Frame 1 (no input): blank canvas, image omitted
Frame 60 (no input): blank canvas, image omitted
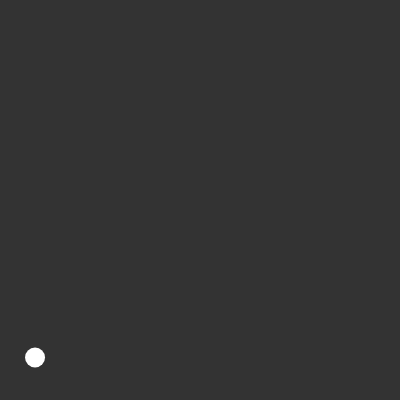
Frame 120 (the mouse pressed at the canvas centre since frame 60)

The p5.js sketch whose frames 1 and 60 were blank and that drew this single picture after the mouse press (run headless with seeded random() and noise() and a simulated clock; from frame 60 on, the mouse is pressed at the canvas centre):

// p5.js sketch
// ── sketch.js
function Circle(x,y){
	this.x = x;
	this.y = y;
	var value = random(1);
	if(value < 0.5){
	    this.xSpeed = random(2,4);
	    this.ySpeed = random(-3,-4);
	}
	else{
		this.xSpeed = random(-2,-4);
		this.ySpeed = random(3,4);
	}
	
	this.radius = 10;
	
  this.show = function(){
  	fill(255);
  	noStroke();
  	ellipse(this.x, this.y, 20, 20);
  }
  
  this.update = function(){
  	this.x += this.xSpeed;
  	this.y += this.ySpeed;
  	
  	
  	if(this.x > width - this.radius || this.x < 0 + this.radius){
  		this.xSpeed = -this.xSpeed;
  	}
  	
  	if(this.y > width - this.radius || this.y < 0 + this.radius){
  		this.ySpeed = -this.ySpeed;
  	}
  }
  
  this.collision = function(bubble){
  	var d = dist(this.x, this.y, bubble.x , bubble.y);
  	if(d < this.radius + bubble.radius - 2){
  		this.xSpeed = -this.xSpeed;
  		bubble.xSpeed = - bubble.xSpeed;
  	}
  }
}

var ball = [];

function mousePressed(){
	ball.push(new Circle(mouseX , mouseY) );
}

function setup() {
  createCanvas(400, 400);
  //for(var i = 0; i < 0; i ++){
  	//ball.push(new Circle(random(width) , random(height)));
  //}
}

function draw() {
  background(51);
  
  for(var i = 0; i < ball.length - 1; i ++){
  	for(var j = i+1; j < ball.length; j ++){
  		if(i != j)
  		ball[i].collision(ball[j]);
  	}
  }
  
  for(var i = 0; i < ball.length; i ++){
  	ball[i].update();
  	ball[i].show();
  }
  
  
  
}
